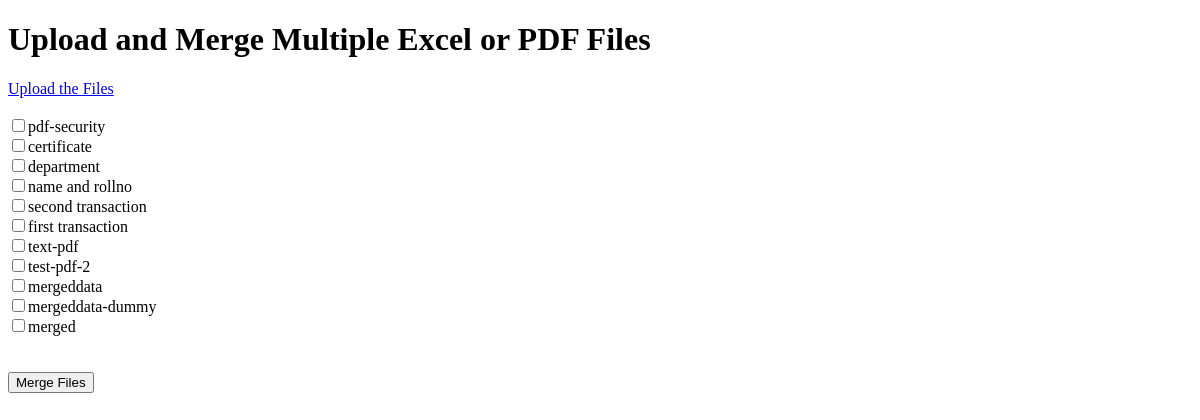
/mergeMultipleExcelInMultipleSheet/, run on an earlier commit of the app's database.
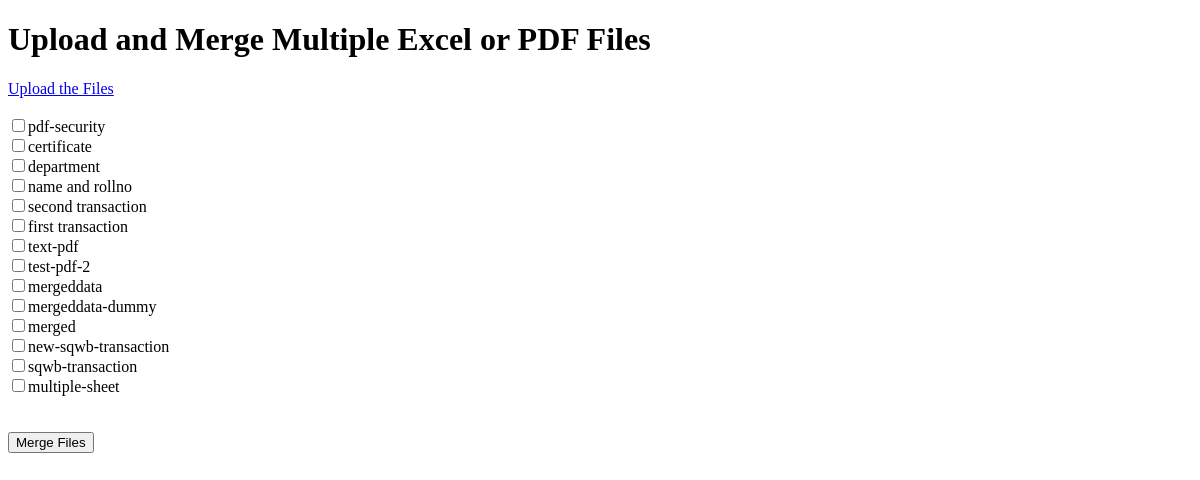
And on a later commit of the database.
### mergeMultipleExcel/models.py (models this page shows)
class UploadedFile(models.Model):
    name=models.CharField(max_length=20)
    file = models.FileField(upload_to='uploads/')

### mergeMultipleExcel/views.py (the view, shortened to what this page needs)
# urls.py: path('mergeMultipleExcelInMultipleSheet/',mergeMultipleExcelInMultipleSheet,name='mergeMultipleExcelInMultipleSheet'),
def mergeMultipleExcelInMultipleSheet(request):
    redis_connection = Redis(host='redis', port=6379, db=1) # 0-15 db number
    media_files_cache_key = 'media_data'
    get_redis_data=redis_connection.get(media_files_cache_key)
    if get_redis_data:
            media_data = json.loads(get_redis_data.decode('utf-8'))
            print("This data is being fetched from the redis-cache memory")
    else:
        media_data = list(UploadedFile.objects.all().values())
        redis_connection.set(media_files_cache_key, json.dumps(media_data))
        print("Redis cache key is ",redis_connection.keys('*'))
    return render(request, "mergeMultipleExcel/upload.html",{'data':media_data})

### templates/mergeMultipleExcel/upload.html (shortened to what this page needs)
<!DOCTYPE html>
<html>
<head>
</head>
<body>
    <h1>Upload and Merge  Multiple Excel or PDF Files</h1>
    <a href="/upload_file">Upload the Files </a><br> <br>
    <form method="post" enctype="multipart/form-data">
        {% if data %}
            {% for item in data %}
            <input type="checkbox" name="selected_files" value="{{ item.id }}">{{item.name}} <br>
            {% endfor %}
        {% else %} <br>
        <p>No Files are uploaded!. </p>
        {% endif %}
        <br><br>
        <button type="submit">Merge Files</button>
    </form>
</body>
</html>

What changed in the data, as far as the page shows it:
added UploadedFile: name "new-sqwb-transaction"
added UploadedFile: name "sqwb-transaction"
added UploadedFile: name "multiple-sheet"
